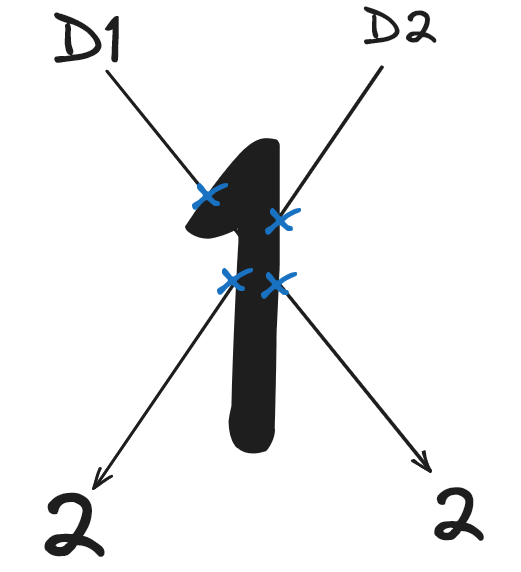
#> input picture Detection Technique/no1.png, 521 x 572 px
$ python -i Filters.py   (imports and definitions only)   (older library calls are emulated)
#> lines starting #> are read from the running program, lines starting #| are printed output that depends on the picture
#> further down, picture is the input picture: shape (572, 521, 3); mean B, G, R 237.7, 237.3, 236.9
"""
This file is used for:-
1) Internal program Computations and logic.
2) Filters we tried in the project.
3) For our dataset we didn't have a "100%" closed region so we couldn't use hough Transform
thats why we used the "Alternating Edge Concept"
"""
import numpy as np
import cv2
from PIL import Image
import os


# Our main Logic
# [148 lines left out: functions detect_alternating_pixels, high_pass_filter, not called in this run]

# 2) Sobel
def sobel_edge_detection(image):  # both

    # Apply Gaussian blur to reduce noise
    blurred = cv2.GaussianBlur(image, (3, 3), 0)

    # Apply the Sobel operator
    sobel_x = cv2.Sobel(blurred, cv2.CV_64F, 1, 0, ksize=3)
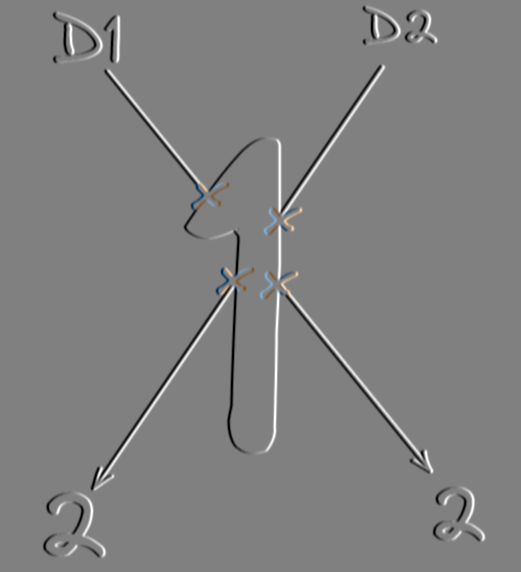
#> sobel_x: shape (572, 521, 3) float64; mean B, G, R 0, 0, 0; drawn with min black and max white
    sobel_y = cv2.Sobel(blurred, cv2.CV_64F, 0, 1, ksize=3)
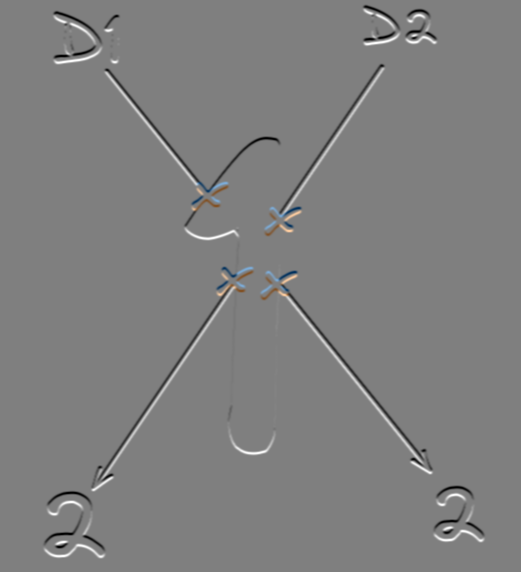
#> sobel_y: shape (572, 521, 3) float64; mean B, G, R 0, 0, 0; drawn with min black and max white

    # Compute the magnitude of the gradient
    gradient_magnitude = np.sqrt(sobel_x ** 2 + sobel_y ** 2)
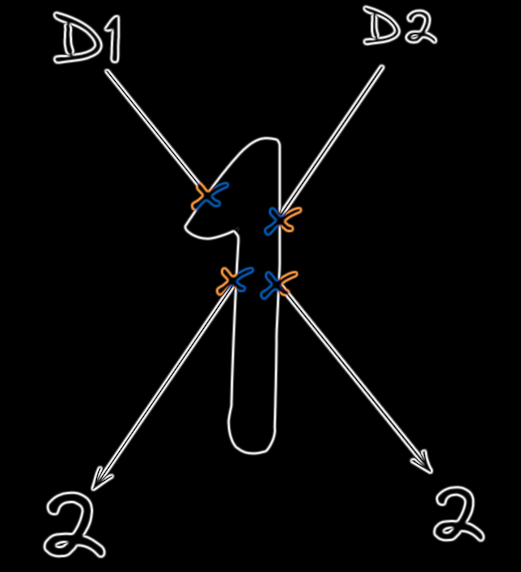
#> gradient_magnitude: shape (572, 521, 3) float64; mean B, G, R 22.9, 22.7, 22.8; drawn with min black and max white

    # Normalize the gradient magnitude to 0-255
    gradient_normalized = cv2.normalize(gradient_magnitude, None, 0, 255, cv2.NORM_MINMAX, cv2.CV_8U)

    # Apply thresholding to obtain binary edges
    _, edges = cv2.threshold(gradient_normalized, 60, 255, cv2.THRESH_BINARY)
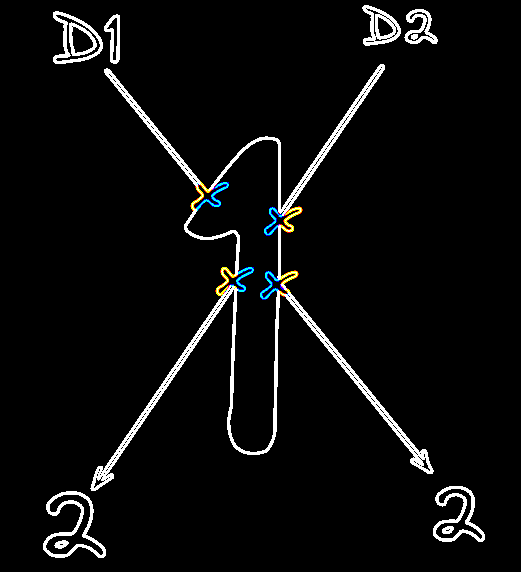
#> edges: shape (572, 521, 3); mean B, G, R 11.4, 11.5, 11.2

    return edges

# 3) HoughCircles: used for counting circles in an image
# [6 lines left out: function CountCircles, not called in this run]

# note: we used alot of filters but high_pass_filter was the best Filter we used

>>> import cv2
>>> picture = cv2.imread('Detection Technique/no1.png')
>>> result = sobel_edge_detection(picture)

$ run again, on Detection Technique/no6.png
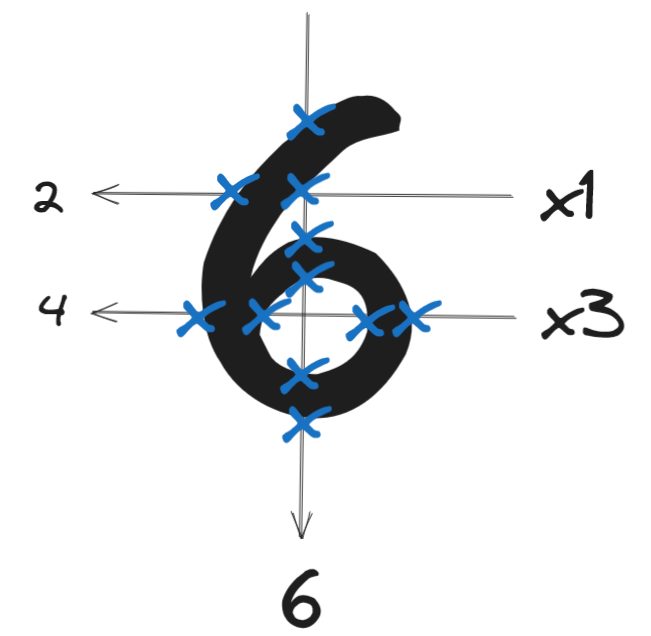
#> input picture Detection Technique/no6.png, 651 x 636 px
#> picture is the input picture: shape (636, 651, 3); mean B, G, R 235.3, 233.9, 232.3
#> in sobel_edge_detection, `sobel_y = cv2.Sobel(blurred, cv2.CV_64F, 0, 1, ksize=3)`:
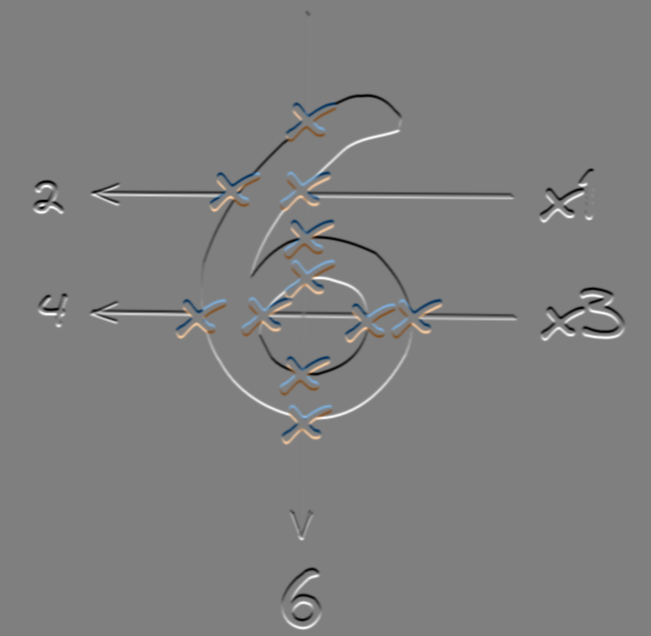
#> sobel_y: shape (636, 651, 3) float64; mean B, G, R 0, 0, 0; drawn with min black and max white
#> in sobel_edge_detection, `_, edges = cv2.threshold(gradient_normalized, 60, 255, cv2.THRESH_BINA..`:
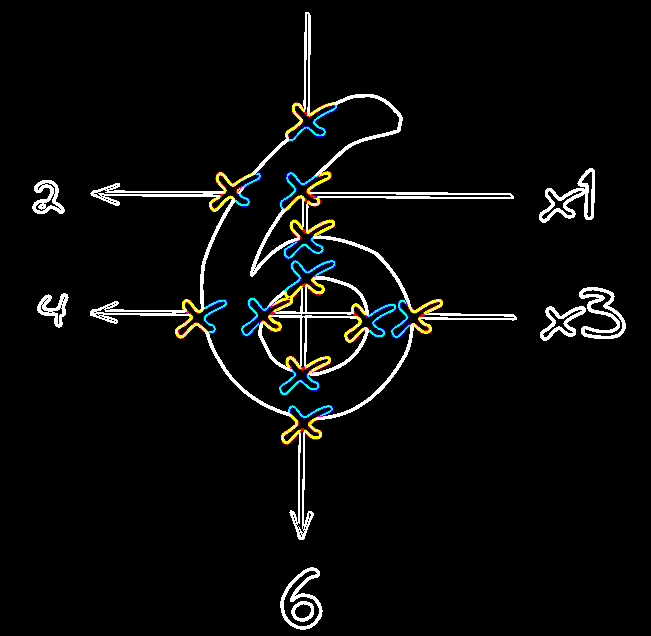
#> edges: shape (636, 651, 3); mean B, G, R 10.3, 11, 10.4
